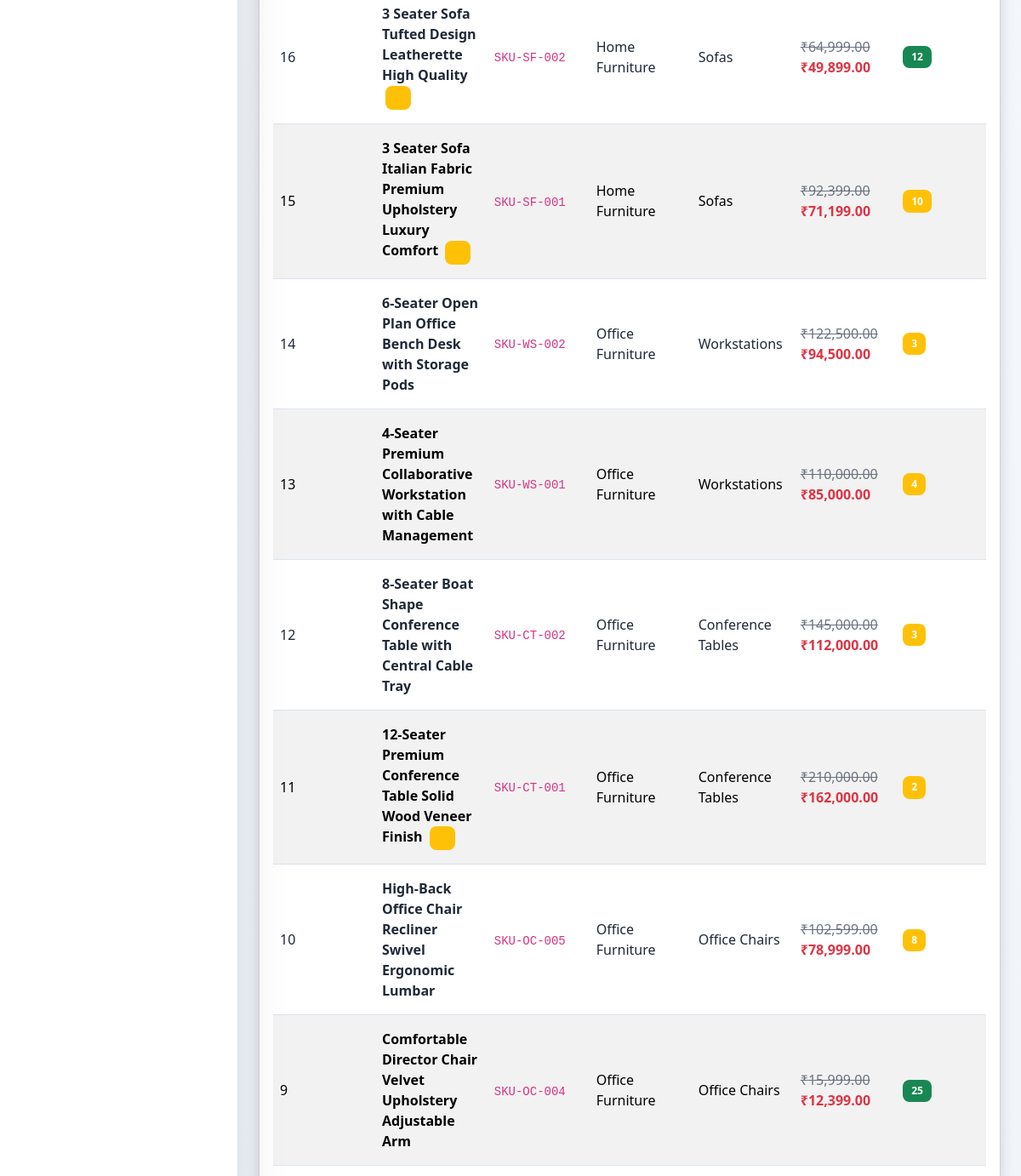
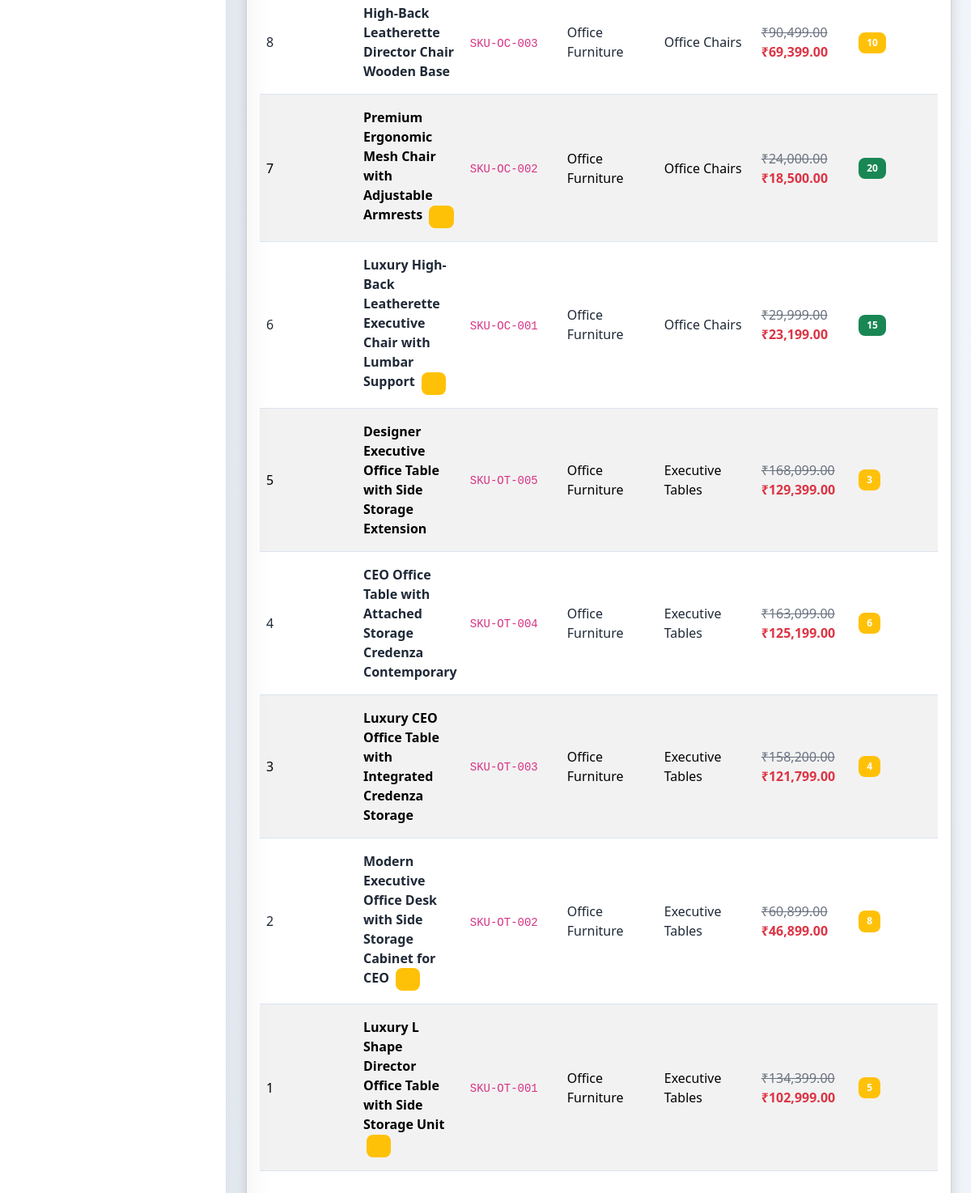
Page /admin_panel/products.php (signed in, lower part) on the earlier database version (2 pictures, top to bottom).
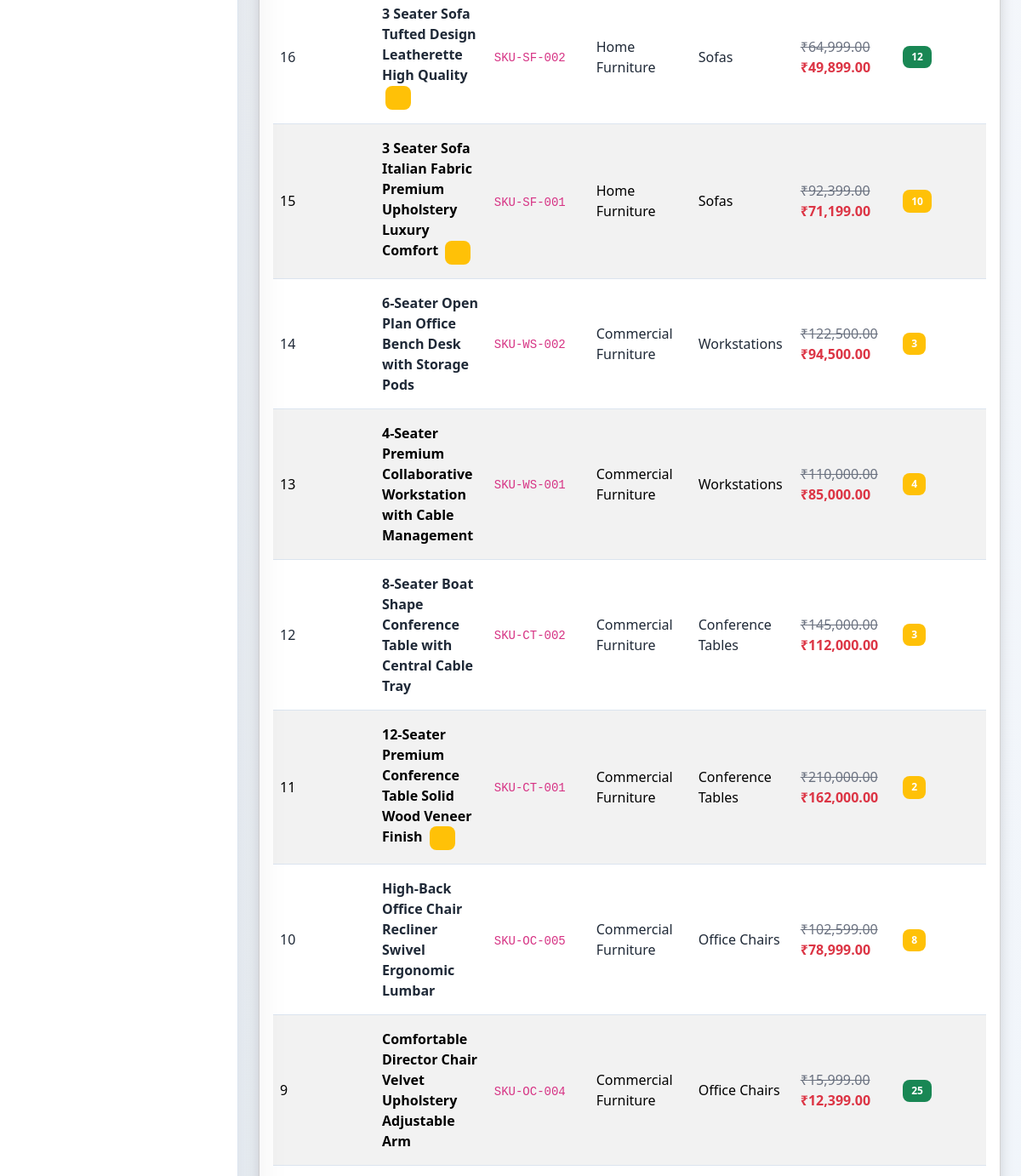
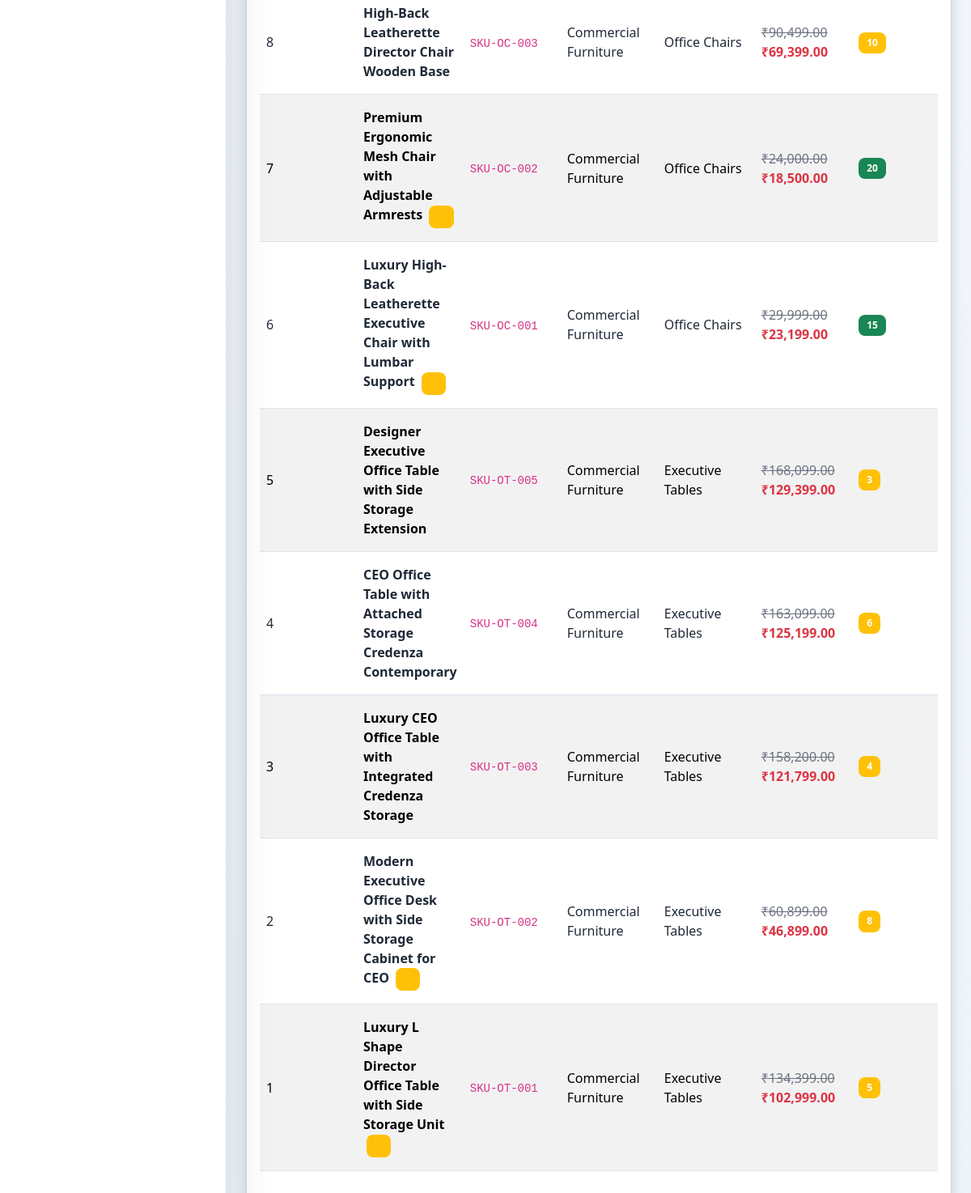
Same page on the later database version (2 pictures, top to bottom).
### tables this page shows
CREATE TABLE `products` (
  `id` bigint(20) UNSIGNED NOT NULL,
  `category_id` bigint(20) UNSIGNED NOT NULL,
  `subcategory_id` bigint(20) UNSIGNED DEFAULT NULL,
  `product_name` varchar(255) NOT NULL,
  `slug` varchar(255) NOT NULL,
  `sku` varchar(100) DEFAULT NULL,
  `short_description` text DEFAULT NULL,
  `description` longtext DEFAULT NULL,
  `specifications` longtext DEFAULT NULL,
  `regular_price` decimal(12,2) NOT NULL,
  `sale_price` decimal(12,2) DEFAULT NULL,
  `gst_percentage` decimal(5,2) DEFAULT 18.00,
  `stock_quantity` int(11) DEFAULT 10,
  `thumbnail` varchar(255) DEFAULT NULL,
  `product_status` enum('Active','Inactive','Draft') DEFAULT 'Active',
  `is_featured` tinyint(1) DEFAULT 0,
  `created_at` timestamp NOT NULL DEFAULT current_timestamp(),
  `updated_at` timestamp NOT NULL DEFAULT current_timestamp() ON UPDATE current_timestamp(),
  `width` decimal(8,2) DEFAULT NULL COMMENT 'Width in cm',
  `height` decimal(8,2) DEFAULT NULL COMMENT 'Height in cm',
  `depth` decimal(8,2) DEFAULT NULL COMMENT 'Depth / Length in cm',
  `seat_height` decimal(8,2) DEFAULT NULL COMMENT 'Seat height in cm',
  `dimension_image` varchar(500) DEFAULT NULL COMMENT 'Path to dimension diagram image',
  `features` text DEFAULT NULL COMMENT 'Newline-separated product features / bullet points',
  `seo_title` varchar(255) DEFAULT NULL,
  `seo_description` text DEFAULT NULL,
  `seo_keywords` varchar(500) DEFAULT NULL,
  `care_instruction` text DEFAULT NULL,
  `shipping_details` text DEFAULT NULL,
  `warranty_details` text DEFAULT NULL
);

CREATE TABLE `categories` (
  `id` int(11) NOT NULL,
  `category_name` varchar(255) NOT NULL,
  `slug` varchar(255) NOT NULL,
  `description` text DEFAULT NULL,
  `image` varchar(255) DEFAULT NULL,
  `status` enum('Active','Inactive') NOT NULL DEFAULT 'Active',
  `created_at` timestamp NOT NULL DEFAULT current_timestamp(),
  `updated_at` timestamp NULL DEFAULT current_timestamp()
);

CREATE TABLE `subcategories` (
  `id` int(11) NOT NULL,
  `category_id` int(11) NOT NULL,
  `subcategory_name` varchar(255) NOT NULL,
  `slug` varchar(255) DEFAULT NULL,
  `description` text DEFAULT NULL,
  `image` varchar(255) DEFAULT NULL,
  `status` enum('Active','Inactive') NOT NULL DEFAULT 'Active',
  `created_at` timestamp NOT NULL DEFAULT current_timestamp(),
  `updated_at` timestamp NULL DEFAULT current_timestamp()
);

### admin_panel/products.php (the view, shortened to what this page needs)
<?php
if (isset($_SESSION['adminId'])) {
  require __DIR__ . '/includes/db_conn.php';
  $query = "SELECT p.*,
      c.category_name as category_name,
      s.subcategory_name as subcategory_name
      FROM products p
      LEFT JOIN categories c ON p.category_id = c.id
      LEFT JOIN subcategories s ON p.subcategory_id = s.id
      ORDER BY p.id DESC";
  $stmt = $pdo->prepare($query);
  $stmt->execute();
  $products = $stmt->fetchAll(PDO::FETCH_ASSOC);
  include './layouts/header.php';
?>
  <main class="dashboard-content">
    <div class="container-fluid px-3 px-lg-4 py-4">
      <div class="card shadow">
        <div class="card-body">
          <div class="table-responsive">
            <table class="table table-hover table-striped">
              <tbody>
                <?php if (count($products) > 0): ?>
                  <?php foreach ($products as $product): ?>
                    <tr>
                      <td><?php echo $product['id']; ?></td>
                      <td>
                        <strong><?php echo htmlspecialchars($product['product_name']); ?></strong>
                        <?php if ($product['is_featured']): ?>
                          <span class="badge bg-warning ms-1"><i class="bi bi-star-fill"></i></span>
                        <?php endif; ?>
                      </td>
                      <td><code><?php echo htmlspecialchars($product['sku'] ?: 'N/A'); ?></code></td>
                      <td><?php echo htmlspecialchars($product['category_name'] ?: 'N/A'); ?></td>
                      <td><?php echo htmlspecialchars($product['subcategory_name'] ?: 'N/A'); ?></td>
                      <td>
                        <?php if ($product['sale_price'] && (float)$product['sale_price'] < (float)$product['regular_price']): ?>
                          <span class="text-decoration-line-through text-muted">₹<?php echo number_format((float)$product['regular_price'], 2); ?></span><br>
                          <span class="text-danger fw-bold">₹<?php echo number_format((float)$product['sale_price'], 2); ?></span>
                        <?php else: ?>
                          <span class="fw-bold">₹<?php echo number_format((float)$product['regular_price'], 2); ?></span>
                        <?php endif; ?>
                      </td>
                      <td>
                        <span class="badge <?php echo $product['stock_quantity'] > 10 ? 'bg-success' : ($product['stock_quantity'] > 0 ? 'bg-warning' : 'bg-danger'); ?>">
                          <?php echo $product['stock_quantity']; ?>
                        </span>
                      </td>
                    </tr>
                  <?php endforeach; ?>
                <?php endif; ?>
              </tbody>
            </table>
          </div>
        </div>
      </div>
    </div>
  </main>
  <?php
  include "./layouts/footer.php";
  ?>
<?php
} else {
  header("Location:index.php");
}
?>

### admin_panel/layouts/header.php (shortened to what this page needs)
<!DOCTYPE html>
<html lang="en">
<head>
    <link rel="stylesheet" href="./assets/css/bootstrap.min.css">
    <link rel="stylesheet" href="./assets/vendors/bootstrap-icons/bootstrap-icons.css">
    <link rel="stylesheet" href="./assets/css/style.css">
    <link href="https://cdn.jsdelivr.net/npm/summernote@0.9.0/dist/summernote-lite.min.css" rel="stylesheet">
</head>
<body>
    <div class="admin-shell">
        <aside class="admin-sidebar" id="adminSidebar" aria-label="Main navigation">
        </aside>
        <div class="admin-main">

### admin_panel/layouts/footer.php (shortened to what this page needs)
</div>
</div>
</body>
</html>

### admin_panel/assets/css/style.css (style rules this page uses)
:root { --sidebar-width: 280px; --sidebar-mini-width: 84px; --admin-bg: #f5f7fb; --admin-surface: #ffffff; --admin-surface-soft: #f8fafc; --admin-border: #dbe4ef; --admin-text: #1f2937; --admin-muted: #6b7280; --admin-primary: #2563eb; --admin-primary-dark: #1d4ed8; --admin-success: #0f766e; --admin-warning: #d97706; --admin-danger: #dc2626; --admin-sidebar: #111827; --admin-sidebar-soft: #1f2937; --admin-shadow-sm: 0 10px 24px rgba(15, 23, 42, 0.06); --admin-shadow: 0 18px 46px rgba(15, 23, 42, 0.09); --admin-shadow-lg: 0 26px 70px rgba(15, 23, 42, 0.12); --admin-ring: 0 0 0 4px rgba(37, 99, 235, 0.12); }
* { box-sizing: border-box; }
html { min-height: 100%; }
body { min-height: 100vh; margin: 0; background: linear-gradient(180deg, #f8fbff 0%, var(--admin-bg) 42%, #eef4fa 100%); color: var(--admin-text); font-family: "Segoe UI", Arial, sans-serif; }
.admin-shell { min-height: 100vh; }
.admin-sidebar { position: fixed; inset: 0 auto 0 0; z-index: 1040; width: var(--sidebar-width); display: flex; flex-direction: column; overflow-x: hidden; overflow-y: auto; scrollbar-gutter: stable; background: var(--admin-sidebar); color: #ffffff; box-shadow: 18px 0 42px rgba(15, 23, 42, 0.18); transform: translateX(0); transition: width 0.2s ease, transform 0.2s ease; }
.admin-main { width: auto; min-width: 0; min-height: 100vh; margin-left: var(--sidebar-width); transition: margin-left 0.2s ease; }
.dashboard-content { min-height: calc(100vh - 132px); }
.dashboard-content>.container-fluid { padding-top: 1.75rem !important; padding-bottom: 1.75rem !important; }
.table { --bs-table-bg: transparent; }
.table tbody tr { transition: background 0.16s ease; }
.text-muted { color: var(--admin-muted) !important; }
html[data-theme="light"] { color-scheme: light; }
body, .admin-navbar, .admin-sidebar, .admin-main, .metric-card, .panel, .auth-card, .error-card, .dropdown-menu, .modal-content, .form-control, .form-select { transition: background-color 0.18s ease, border-color 0.18s ease, color 0.18s ease, box-shadow 0.18s ease; }
.table { --bs-table-color: var(--admin-text); --bs-table-border-color: var(--admin-border); color: var(--admin-text); }
html:not([data-theme="dark"]) { --admin-sidebar: #ffffff; --admin-sidebar-soft: #eef4ff; --admin-sidebar-border: #dbe4ef; --admin-sidebar-text: #475569; --admin-sidebar-text-strong: #0f172a; --admin-sidebar-muted: #64748b; --admin-sidebar-icon-bg: #eaf2ff; --admin-sidebar-icon: #2563eb; --admin-sidebar-shadow: 18px 0 42px rgba(15, 23, 42, 0.08); }
.admin-sidebar { border-right: 1px solid var(--admin-sidebar-border); background: var(--admin-sidebar); color: var(--admin-sidebar-text-strong); box-shadow: var(--admin-sidebar-shadow); }

Differences in the rows shown:
changed products "6-Seater Open Plan Office Bench Desk with Storage Pods": category.category_name "Office Furniture" → "Commercial Furniture"
changed products "4-Seater Premium Collaborative Workstation with Cable Management": category.category_name "Office Furniture" → "Commercial Furniture"
changed products "8-Seater Boat Shape Conference Table with Central Cable Tray": category.category_name "Office Furniture" → "Commercial Furniture"
changed products "12-Seater Premium Conference Table Solid Wood Veneer Finish": category.category_name "Office Furniture" → "Commercial Furniture"
changed products "High-Back Office Chair Recliner Swivel Ergonomic Lumbar": category.category_name "Office Furniture" → "Commercial Furniture"
changed products "Comfortable Director Chair Velvet Upholstery Adjustable Arm": category.category_name "Office Furniture" → "Commercial Furniture"
changed products "High-Back Leatherette Director Chair Wooden Base": category.category_name "Office Furniture" → "Commercial Furniture"
changed products "Premium Ergonomic Mesh Chair with Adjustable Armrests": category.category_name "Office Furniture" → "Commercial Furniture"
changed products "Luxury High-Back Leatherette Executive Chair with Lumbar Support": category.category_name "Office Furniture" → "Commercial Furniture"
changed products "Designer Executive Office Table with Side Storage Extension": category.category_name "Office Furniture" → "Commercial Furniture"
changed products "CEO Office Table with Attached Storage Credenza Contemporary": category.category_name "Office Furniture" → "Commercial Furniture"
changed products "Luxury CEO Office Table with Integrated Credenza Storage": category.category_name "Office Furniture" → "Commercial Furniture"
changed products "Modern Executive Office Desk with Side Storage Cabinet for CEO": category.category_name "Office Furniture" → "Commercial Furniture"
changed products "Luxury L Shape Director Office Table with Side Storage Unit": category.category_name "Office Furniture" → "Commercial Furniture"
